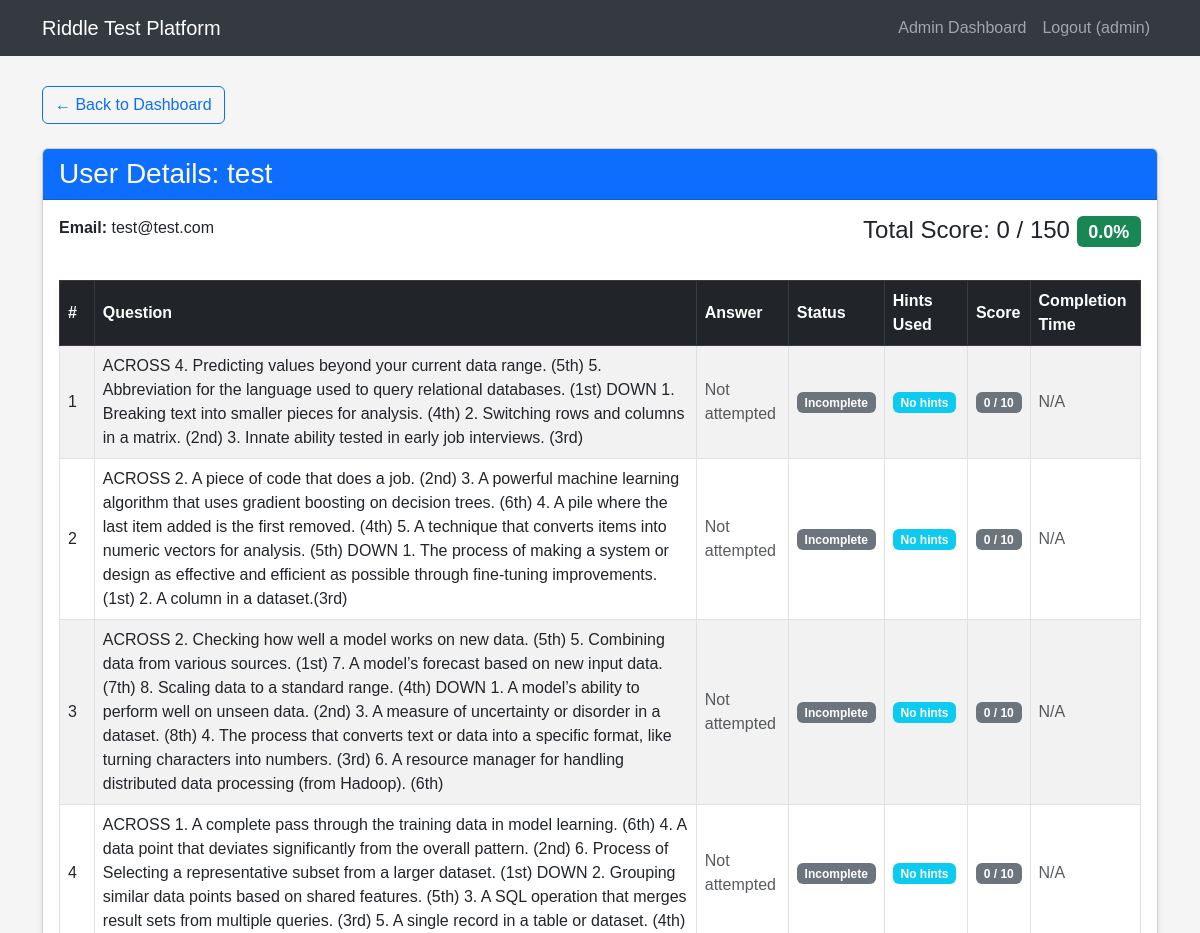
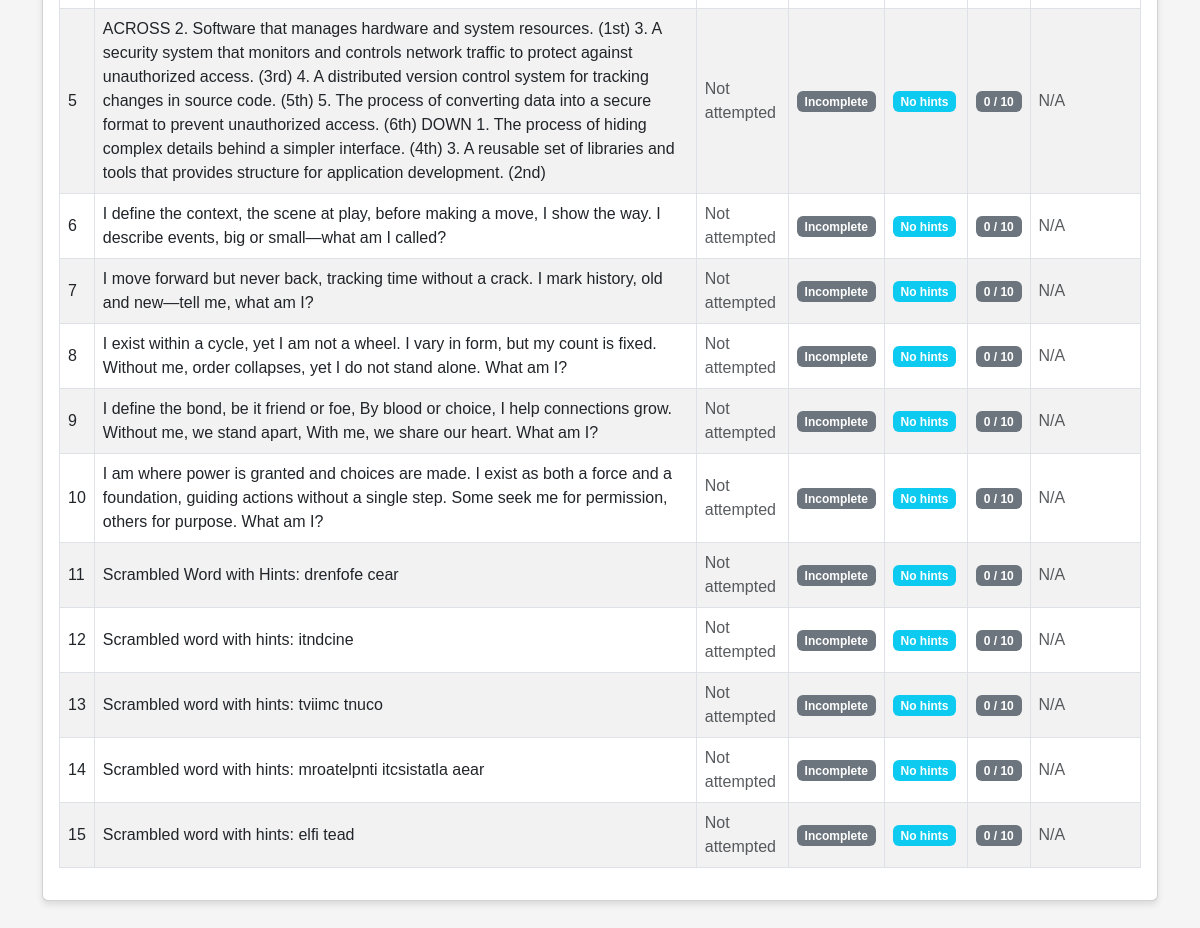
The app's page /admin/user_detail/37 (signed in) with its own data (2 pictures, top to bottom).
### tables this page shows
CREATE TABLE users (
            id INTEGER PRIMARY KEY AUTOINCREMENT,
            username TEXT NOT NULL UNIQUE,
            email TEXT NOT NULL,
            password TEXT NOT NULL,
            is_admin INTEGER DEFAULT 0
        , test_completed INTEGER DEFAULT 0);

CREATE TABLE user_progress (
            id INTEGER PRIMARY KEY AUTOINCREMENT,
            user_id INTEGER NOT NULL,
            riddle_id INTEGER NOT NULL,
            score INTEGER DEFAULT 10,
            completed INTEGER DEFAULT 0,
            hint1_used INTEGER DEFAULT 0,
            hint2_used INTEGER DEFAULT 0,
            hint3_used INTEGER DEFAULT 0,
            answer_attempt TEXT,
            completion_time TIMESTAMP, warnings INTEGER DEFAULT 0,
            FOREIGN KEY (user_id) REFERENCES users (id),
            FOREIGN KEY (riddle_id) REFERENCES riddles (id),
            UNIQUE(user_id, riddle_id)
        );

CREATE TABLE riddles (
            id INTEGER PRIMARY KEY AUTOINCREMENT,
            question TEXT NOT NULL,
            answer TEXT NOT NULL,
            hint1 TEXT NOT NULL,
            hint2 TEXT NOT NULL,
            hint3 TEXT NOT NULL
        , image TEXT);

### app.py (the view)
@app.route('/admin/user_detail/<int:user_id>')
def user_detail(user_id):
    if 'user_id' not in session or not session.get('is_admin'):
        flash('Unauthorized access.')
        return redirect(url_for('login'))
    conn = sqlite3.connect('riddle_test.db')
    c = conn.cursor()
    c.execute("SELECT username, email FROM users WHERE id = ?", (user_id,))
    user_info = c.fetchone()
    if not user_info:
        conn.close()
        flash('User not found.')
        return redirect(url_for('admin_dashboard'))
    c.execute('''
        SELECT r.id, r.question, r.answer, up.score, up.completed,
               up.hint1_used, up.hint2_used, up.hint3_used, up.answer_attempt, up.completion_time
        FROM riddles r
        JOIN user_progress up ON r.id = up.riddle_id
        WHERE up.user_id = ?
        ORDER BY r.id
    ''', (user_id,))
    results_data = c.fetchall()
    c.execute('''
        SELECT SUM(score)
        FROM user_progress
        WHERE user_id = ? AND completed = 1
    ''', (user_id,))
    total_score = c.fetchone()[0] or 0
    c.execute("SELECT COUNT(*) * 10 FROM riddles")
    max_possible = c.fetchone()[0]
    percentage_score = int((total_score / max_possible * 100)) if max_possible > 0 else 0
    conn.close()
    user = {
        'id': user_id,
        'username': user_info[0],
        'email': user_info[1]
    }
    results = []
    for result in results_data:
        results.append({
            'id': result[0],
            'question': result[1],
            'correct_answer': result[2],
            'score': result[3],
            'completed': result[4],
            'hint1_used': result[5],
            'hint2_used': result[6],
            'hint3_used': result[7],
            'answer_attempt': result[8],
            'completion_time': result[9]
        })
    return render_template('user_detail.html',
                           user=user,
                           results=results,
                           total_score=total_score,
                           max_possible=max_possible,
                           percentage_score=percentage_score)

### templates/user_detail.html
{% extends 'base.html' %} {% block content %}
<div class="row">
  <div class="col-12 mb-4">
    <a href="{{ url_for('admin_dashboard') }}" class="btn btn-outline-primary">
      &larr; Back to Dashboard
    </a>
  </div>
</div>
<div class="row">
  <div class="col-12">
    <div class="card mb-4">
      <div class="card-header bg-primary text-white">
        <h3 class="card-title mb-0">User Details: {{ user.username }}</h3>
      </div>
      <div class="card-body">
        <div class="row mb-4">
          <div class="col-md-6">
            <p><strong>Email:</strong> {{ user.email }}</p>
          </div>
          <div class="col-md-6 text-md-end">
            <h4>
              Total Score: {{ total_score }} / {{ max_possible }}
              <span class="badge bg-success"
                >{{ "{:.1f}%".format(total_score / max_possible * 100) if
                max_possible > 0 else "0%" }}</span
              >
            </h4>
          </div>
        </div>
        <div class="table-responsive">
          <table class="table table-striped table-bordered results-table">
            <thead class="table-dark">
              <tr>
                <th>#</th>
                <th>Question</th>
                <th>Answer</th>
                <th>Status</th>
                <th>Hints Used</th>
                <th>Score</th>
                <th>Completion Time</th>
              </tr>
            </thead>
            <tbody>
              {% for result in results %}
              <tr>
                <td>{{ loop.index }}</td>
                <td>{{ result.question }}</td>
                <td>
                  {% if result.completed %}
                  <span class="text-success">{{ result.answer_attempt }}</span>
                  {% elif result.answer_attempt %}
                  <span class="text-danger">{{ result.answer_attempt }}</span>
                  <small class="d-block text-muted"
                    >(Correct: {{ result.correct_answer }})</small
                  >
                  {% else %}
                  <span class="text-muted">Not attempted</span>
                  {% endif %}
                </td>
                <td>
                  {% if result.completed %}
                  <span class="badge bg-success">Completed</span>
                  {% else %}
                  <span class="badge bg-secondary">Incomplete</span>
                  {% endif %}
                </td>
                <td>
                  {% set hints_used = (result.hint1_used or 0) +
                  (result.hint2_used or 0) + (result.hint3_used or 0) %} {% if
                  hints_used > 0 %}
                  <span class="badge bg-warning text-dark"
                    >{{ hints_used }} hint{% if hints_used > 1 %}s{% endif %}
                    used</span
                  >
                  {% else %}
                  <span class="badge bg-info">No hints</span>
                  {% endif %}
                </td>
                <td>
                  {% if result.completed %}
                  <span class="badge bg-primary">{{ result.score }} / 10</span>
                  {% else %}
                  <span class="badge bg-secondary">0 / 10</span>
                  {% endif %}
                </td>
                <td>
                  {% if result.completion_time %} {{
                  result.completion_time.split('T')[0] }}
                  <small class="d-block text-muted"
                    >{{ result.completion_time.split('T')[1].split('.')[0]
                    }}</small
                  >
                  {% else %}
                  <span class="text-muted">N/A</span>
                  {% endif %}
                </td>
              </tr>
              {% endfor %}
            </tbody>
          </table>
        </div>
      </div>
    </div>
  </div>
</div>
{% endblock %}

### templates/base.html (shortened to what this page needs)
<!DOCTYPE html>
<html lang="en">
  <head>
    <link
      href="https://cdn.jsdelivr.net/npm/bootstrap@5.3.0-alpha1/dist/css/bootstrap.min.css"
      rel="stylesheet"
    />
  </head>
  <body>
    <nav class="navbar navbar-expand-lg navbar-dark">
      <div class="container">
        <a class="navbar-brand" href="/">Riddle Test Platform</a>
        <div class="collapse navbar-collapse" id="navbarNav">
          <ul class="navbar-nav ms-auto">
            {% if session.get('user_id') %} {% if session.get('is_admin') %}
            <li class="nav-item">
              <a class="nav-link" href="{{ url_for('admin_dashboard') }}"
                >Admin Dashboard</a
              >
            </li>
            {% endif %}
            <li class="nav-item">
              <a class="nav-link" href="{{ url_for('logout') }}"
                >Logout ({{ session.get('username') }})</a
              >
            </li>
            {% endif %}
          </ul>
        </div>
      </div>
    </nav>
    <div class="container">
       {% block content %}{% endblock %}
    </div>
  </body>
</html>

### templates/base.html (style rules this page uses)
body { font-family: "Arial", sans-serif; background-color: #f5f5f5; padding-bottom: 50px; }
.navbar { background-color: #343a40; margin-bottom: 30px; }
.card { margin-bottom: 20px; box-shadow: 0 4px 6px rgba(0, 0, 0, 0.1); }
.results-table th, .results-table td { vertical-align: middle; }

### records on screen
users: username "test", email "test@test.com"
user_progress: question "ACROSS 4. Predicting values beyond your current data range. (5th) 5. Abbreviation for the language used to query relational databases. (1st) DOWN 1. Breaking text into smaller pieces for analysis. (4th) 2. Switching rows and columns in a matrix. (2nd) 3. Innate ability tested in early job interviews. (3rd)", completed "Not attempted"
user_progress: question "ACROSS 2. A piece of code that does a job. (2nd) 3. A powerful machine learning algorithm that uses gradient boosting on decision trees. (6th) 4. A pile where the last item added is the first removed. (4th) 5. A technique that converts items into numeric vectors for analysis. (5th) DOWN 1. The process of making a system or design as effective and efficient as possible through fine-tuning improvements. (1st) 2. A column in a dataset.(3rd)", completed "Not attempted"
user_progress: question "ACROSS 2. Checking how well a model works on new data. (5th) 5. Combining data from various sources. (1st) 7. A model’s forecast based on new input data. (7th) 8. Scaling data to a standard range. (4th) DOWN 1. A model’s ability to perform well on unseen data. (2nd) 3. A measure of uncertainty or disorder in a dataset. (8th) 4. The process that converts text or data into a specific format, like turning characters into numbers. (3rd) 6. A resource manager for handling distributed data processing (from Hadoop). (6th)", completed "Not attempted"
user_progress: question "ACROSS 1. A complete pass through the training data in model learning. (6th) 4. A data point that deviates significantly from the overall pattern. (2nd) 6. Process of Selecting a representative subset from a larger dataset. (1st) DOWN 2. Grouping similar data points based on shared features. (5th) 3. A SQL operation that merges result sets from multiple queries. (3rd) 5. A single record in a table or dataset. (4th)", completed "Not attempted"
user_progress: question "ACROSS 2. Software that manages hardware and system resources. (1st) 3. A security system that monitors and controls network traffic to protect against unauthorized access. (3rd) 4. A distributed version control system for tracking changes in source code. (5th) 5. The process of converting data into a secure format to prevent unauthorized access. (6th) DOWN 1. The process of hiding complex details behind a simpler interface. (4th) 3. A reusable set of libraries and tools that provides structure for application development. (2nd)", completed "Not attempted"
user_progress: question "I define the context, the scene at play, before making a move, I show the way. I describe events, big or small—what am I called?", completed "Not attempted"
user_progress: question "I move forward but never back, tracking time without a crack. I mark history, old and new—tell me, what am I?", completed "Not attempted"
user_progress: question "I exist within a cycle, yet I am not a wheel. I vary in form, but my count is fixed. Without me, order collapses, yet I do not stand alone. What am I?", completed "Not attempted"
user_progress: question "I define the bond, be it friend or foe, By blood or choice, I help connections grow. Without me, we stand apart, With me, we share our heart. What am I?", completed "Not attempted"
user_progress: question "I am where power is granted and choices are made. I exist as both a force and a foundation, guiding actions without a single step. Some seek me for permission, others for purpose. What am I?", completed "Not attempted"
user_progress: question "Scrambled Word with Hints: drenfofe cear", completed "Not attempted"
user_progress: question "Scrambled word with hints: itndcine", completed "Not attempted"
user_progress: question "Scrambled word with hints: tviimc tnuco", completed "Not attempted"
user_progress: question "Scrambled word with hints: mroatelpnti itcsistatla aear", completed "Not attempted"
user_progress: question "Scrambled word with hints: elfi tead", completed "Not attempted"

### other values on screen
{{ session.get('username') }} "admin"
{{ total_score }} "0"
{{ max_possible }} "150"
